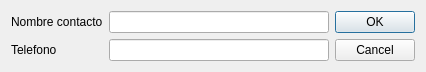
<?xml version="1.0" encoding="UTF-8"?>
<ui version="4.0">
 <class>Dialog</class>
 <widget class="QDialog" name="Dialog">
  <property name="geometry">
   <rect>
    <x>0</x>
    <y>0</y>
    <width>426</width>
    <height>72</height>
   </rect>
  </property>
  <property name="windowTitle">
   <string>Agregar Contacto</string>
  </property>
  <layout class="QHBoxLayout" name="horizontalLayout">
   <item>
    <layout class="QFormLayout" name="formLayout">
     <item row="0" column="0">
      <widget class="QLabel" name="label">
       <property name="text">
        <string>Nombre contacto</string>
       </property>
      </widget>
     </item>
     <item row="0" column="1">
      <widget class="QLineEdit" name="TxtContactName"/>
     </item>
     <item row="1" column="0">
      <widget class="QLabel" name="label_2">
       <property name="text">
        <string>Telefono</string>
       </property>
      </widget>
     </item>
     <item row="1" column="1">
      <widget class="QLineEdit" name="TxtContactPhone"/>
     </item>
    </layout>
   </item>
   <item>
    <widget class="QDialogButtonBox" name="buttonBox">
     <property name="orientation">
      <enum>Qt::Orientation::Vertical</enum>
     </property>
     <property name="standardButtons">
      <set>QDialogButtonBox::StandardButton::Cancel|QDialogButtonBox::StandardButton::Ok</set>
     </property>
     <property name="centerButtons">
      <bool>false</bool>
     </property>
    </widget>
   </item>
  </layout>
 </widget>
 <resources/>
 <connections>
  <connection>
   <sender>buttonBox</sender>
   <signal>accepted()</signal>
   <receiver>Dialog</receiver>
   <slot>accept()</slot>
   <hints>
    <hint type="sourcelabel">
     <x>248</x>
     <y>254</y>
    </hint>
    <hint type="destinationlabel">
     <x>157</x>
     <y>274</y>
    </hint>
   </hints>
  </connection>
  <connection>
   <sender>buttonBox</sender>
   <signal>rejected()</signal>
   <receiver>Dialog</receiver>
   <slot>reject()</slot>
   <hints>
    <hint type="sourcelabel">
     <x>316</x>
     <y>260</y>
    </hint>
    <hint type="destinationlabel">
     <x>286</x>
     <y>274</y>
    </hint>
   </hints>
  </connection>
 </connections>
</ui>
